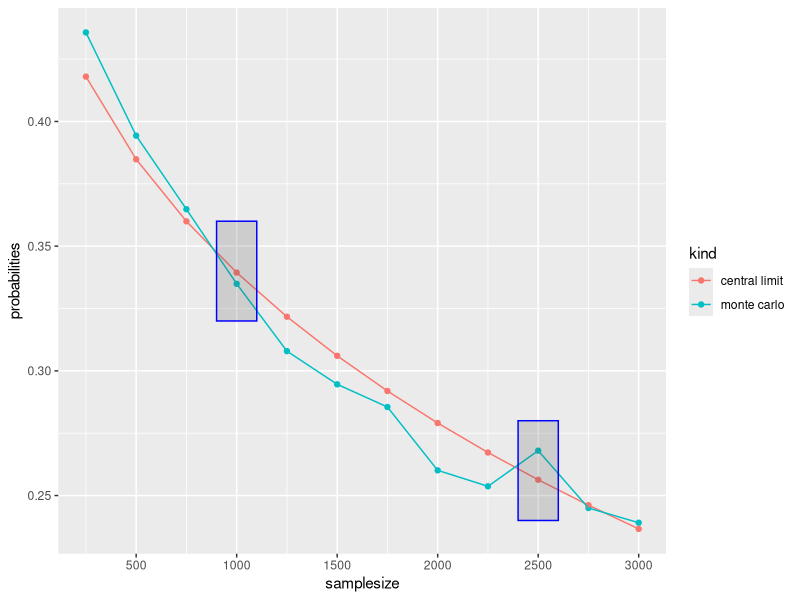

This chart was generated by the following R code:
## ---- chunk 1
18 * sqrt(18)/19
## ---- chunk 2
set.seed(1)
n<-10^3
X <- sample(c(-17,1), size = n, replace = TRUE, prob=c(1/19, 18/19))
S<-sum(X<0)
S
## ---- chunk 3
set.seed(1)
n<-10^3
X <- sample(c(-17,1), n, replace = TRUE, prob=c(1/19, 18/19))
S<-sum(X)/length(X)
S
## ---- chunk 4
set.seed(1)
n<-10^3
X <- sample(c(-17,1), n, replace = TRUE, prob=c(1/19, 18/19))
S<-sum(X)/length(X)
SE<-sqrt(sum((X - S)^2) / length(X))
SE
## ---- chunk 5
n<-1000
mu <- n * (2)/38
se <-  sqrt(n) * 18 * sqrt(18)/19 
#> [1] 0.339
pnorm(0, mu, se)
## ---- chunk 6
set.seed(1)
n<-10^3
B <- 10^4
roulette_winnings <- function(n){
  X <- sample(c(-17,1), n, replace = TRUE, prob=c(1/19, 18/19))
  #sum(X)
}
XS <- replicate(B, roulette_winnings(n))
S<-sum(XS)/length(XS)
SE<-sqrt(sum((XS - S)^2) / length(XS))
S
SE
## ---- chunk 7
set.seed(1)
n <- 1000
B <- 10000
roulette_winnings <- function(n){
  X <- sample(c(-17,1), n, replace = TRUE, prob=c(1/19, 18/19))
  sum(X)
}
S <- replicate(B, roulette_winnings(n))

mean(S)
#> [1] 53.5
sd(S)
#> [1] 126.2
mean(S < 0)
#> [1] 0.337

n * (2)/38 
#> [1] 52.6
sqrt(n) * 18 * sqrt(18)/19 
#> [1] 127.1

# CLT
mu <- n * (2)/38
se <-  sqrt(n) * 18 * sqrt(18)/19 
pnorm(0, mu, se)
#> [1] 0.339
## ---- chunk 8
set.seed(1)
n <- 1000
B <- 10000
roulette_winnings <- function(n){
  X <- sample(c(-17,1), n, replace = TRUE, prob=c(1/19, 18/19))
  sum(X)
}
S <- replicate(B, roulette_winnings(n))

mean(S < 0)
#> [1] 0.337
## ---- chunk 9
set.seed(1)
n<-1000
Y <- sample(c(-17,1), n, replace = TRUE, prob=c(1/19, 18/19))
S<-mean(Y<0)
S
## ---- chunk 10
set.seed(1)
n<-2500
Y <- sample(c(-17,1), n, replace = TRUE, prob=c(1/19, 18/19))
S<-sum(Y)/length(Y)
S
## ---- chunk 11
set.seed(1)
n<-2500
Y <- sample(c(-17,1), n, replace = TRUE, prob=c(1/19, 18/19))
S<-sum(Y)/length(Y)
SE<-sqrt(sum((Y - S)^2) / length(Y))
SE
## ---- chunk 12
n<-2500
mu <- n * (2)/38
se <-  sqrt(n) * 18 * sqrt(18)/19 
pnorm(0, mu, se)
## ---- chunk 13
set.seed(1)
n <- 2500
B <- 10000
roulette_winnings <- function(n){
  Y <- sample(c(-17,1), n, replace = TRUE, prob=c(1/19, 18/19))
  #sum(Y)
}
YS <- replicate(B, roulette_winnings(n))
S<-sum(YS)/length(YS)
SE<-sqrt(sum((YS - S)^2) / length(YS))
S
SE
## ---- chunk 14
set.seed(1)
n <- 2500
B <- 10000
roulette_winnings <- function(n){
  Y <- sample(c(-17,1), n, replace = TRUE, prob=c(1/19, 18/19))
  sum(Y)
}
S <- replicate(B, roulette_winnings(n))

mean(S < 0)
#> [1] 0.0458
## ---- chunk 15
set.seed(1)
library(tidyverse)
nn <- seq(250,3000,250)
B <- 10000
roulette_winnings <- function(n){
  Y <- sample(c(-17,1), n, replace = TRUE, prob=c(1/19, 18/19))
  sum(Y)
}
monte_carlo <- function(n) {
  YR <- replicate(B, roulette_winnings(n))
  mean(YR<0)
}
mc<-sapply(nn, monte_carlo)

central_limit<-function(n) {
  mu <- n * (2)/38
  se <-  sqrt(n) * 18 * sqrt(18)/19 
  pnorm(0, mu, se)
}
clt<-sapply(nn, central_limit)

df_mc<-data.frame(samplesize=nn,probabilities=mc,kind="monte carlo")
df_clt<-data.frame(samplesize=nn,probabilities=clt,kind="central limit")
df<-bind_rows(df_mc, df_clt)

ggplot(df,aes(samplesize,probabilities)) +
  geom_point(aes(color=kind)) +
  geom_line(aes(color=kind)) +
  scale_x_continuous(breaks = scales::pretty_breaks(n = 10)) +
  annotate("rect", xmin = 900, xmax = 1100, ymin = 0.32, ymax = 0.36, alpha = .2, color="blue") +
  annotate("rect", xmin = 2400, xmax = 2600, ymin = 0.24, ymax = 0.28, alpha = .2, color="blue")
